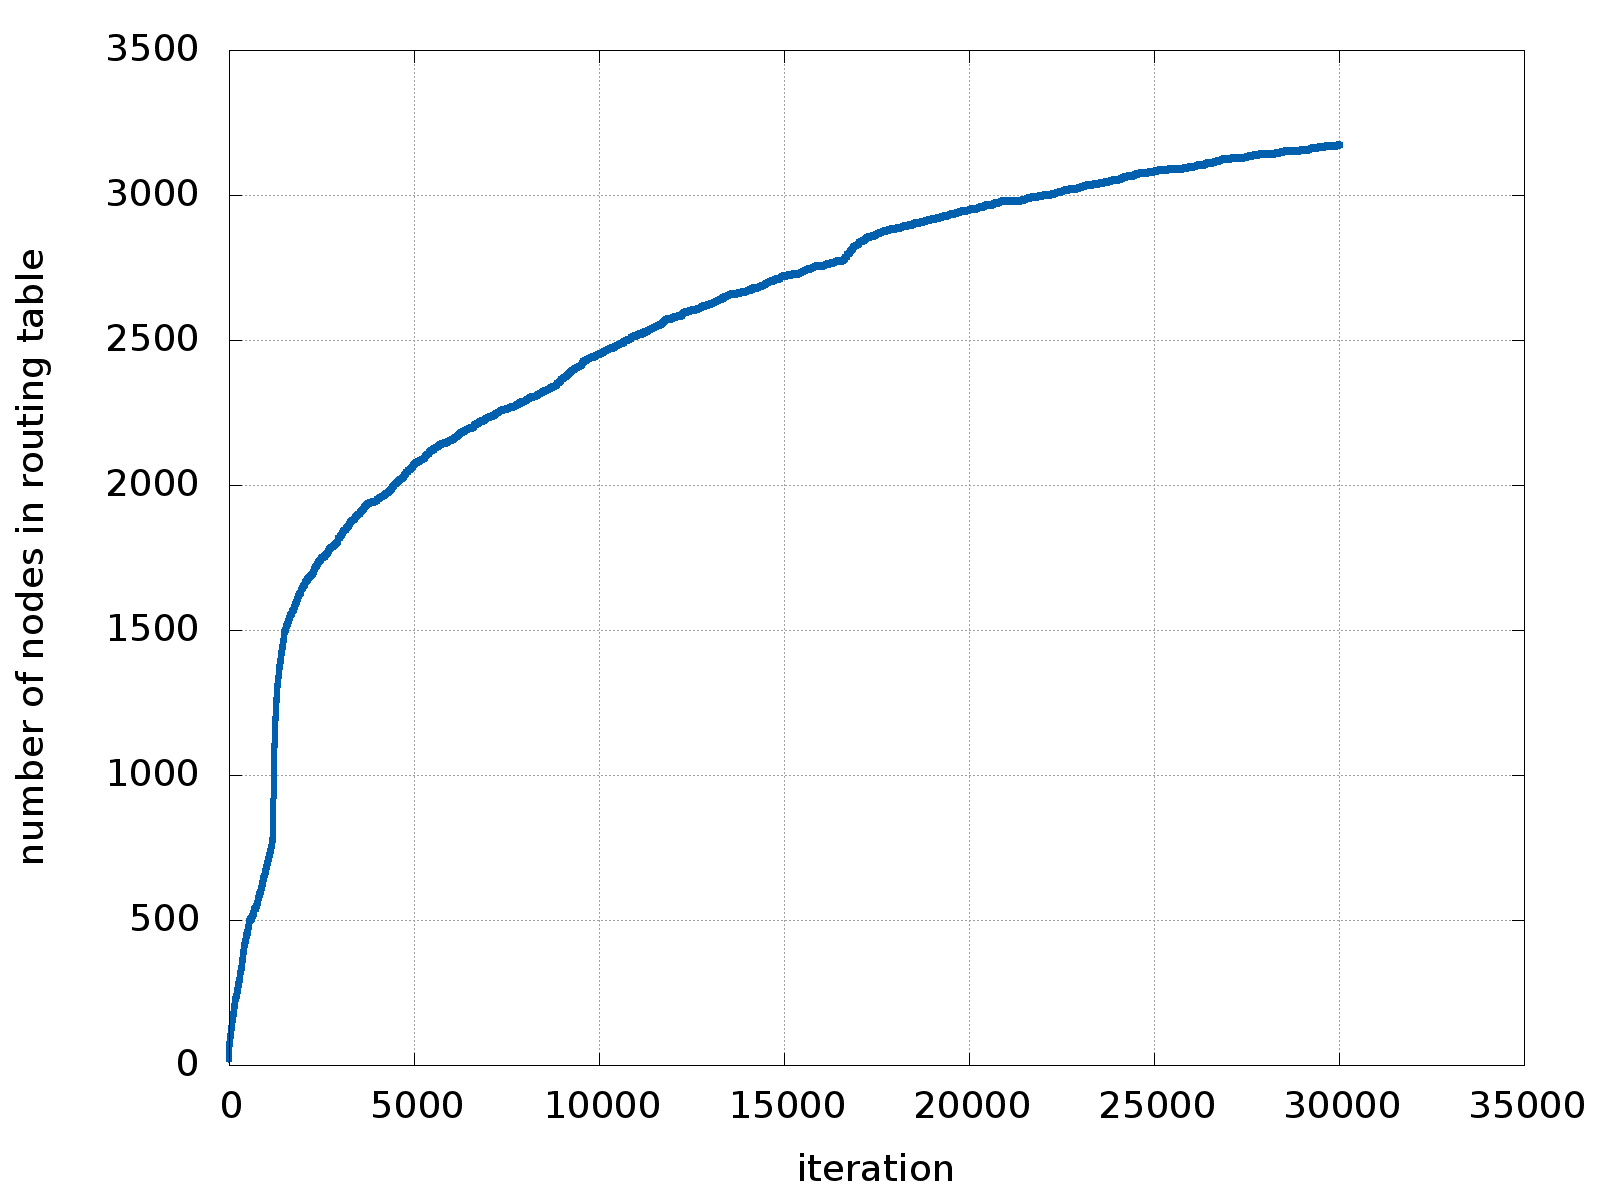

Here is the gnuplot script that generated this plot:
set terminal png nocrop enhanced size 1600,1200 font "arial,28"
unset key
set datafile separator ","
set output outfile
set style line 1 lc rgb '#0060ad' lt 1 lw 2 pt 7 ps 1

set xlabel 'iteration'
set ylabel 'number of nodes in routing table'
set grid

plot input using 0:2 with points ls 1
